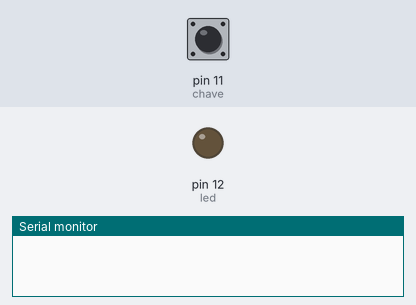
A sketch run on a simulated Arduino Uno, built with avr-gcc and run on an emulated ATmega328P. Parts: output pins drawn as LEDs (lit = HIGH), the last lines printed to the serial monitor. Dashed ring = blinking. The inputs (shaded band) are chosen by the test bench; at power-on: pin 11 (chave) LOW.

Above: at 1.2 s.
1.3 s: pin 11 (chave) driven HIGH
4.3 s: pin 11 (chave) pulsed LOW 2 times (0.12 s each, 0.3 s apart)
6.4 s: pin 11 (chave) driven LOW
At 8.5 s:
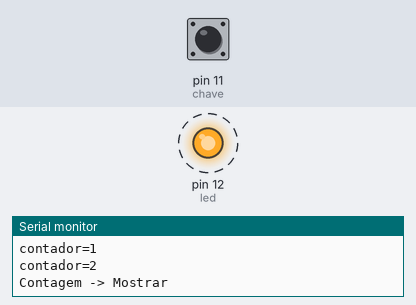
Timing chart, 0 to 15.4 s (numbered marks = the images above; inputs shaded):
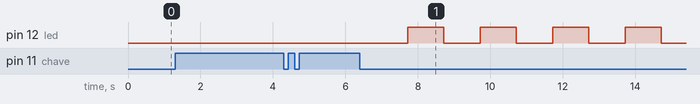

Measured:
- after the input at 6.4 s, pin 12 (led): alternates HIGH for 1.0 s and LOW for 1.0 s, starting after 1.3 s

The sketch:

contador_push_michael.ino
```cpp
#define led 12
#define chave 11

#define ESPERA 0
#define CONTAGEM 1
#define MOSTRAR 2

int contador;
int estado;
int anterior, atual;
unsigned long times,previous;
int checar = 0;

void setup()
{
  pinMode(led,OUTPUT);
  pinMode(chave,INPUT);
  Serial.begin(9600);
  contador = 0;
  estado = ESPERA;
}

void loop ()
{
  switch(estado)
  {
     case ESPERA:
         if ( digitalRead(chave) == HIGH )
         {
                   contador = 1;
                   estado= CONTAGEM;
                   anterior = HIGH;
                   times = previous = millis();
                   Serial.println("Espera -> Contagem");
         }
         break;
     case CONTAGEM:
         if ( digitalRead(chave) == LOW ){
            anterior = LOW;
            delay(5);
         }
         if ( anterior == LOW && digitalRead(chave) == HIGH )
         {
            anterior = HIGH;
            contador++;
            times = previous = millis();
            Serial.print("contador=");
            Serial.println(contador,DEC);
            delay(5);
         }
         times = millis();
         if ( times - previous > 2000 ) {
            estado= MOSTRAR;
            times = previous = millis();
            Serial.println("Contagem -> Mostrar");
         }
         break;
     case MOSTRAR:
         times = previous = millis();
         int i = 0;
         while(i < contador)
         {
            times = millis();
            if(digitalRead(chave) == HIGH)
            {
                Serial.println("Reiniciando contador...");
                estado = CONTAGEM;
                contador = 0;
                checar = 1;
                break;
            }
            if ( times - previous >= 1000 )
            {
                digitalWrite(led,HIGH);
                //Serial.println("liga luizinha...");
            }
            if ( times - previous >= 2000 )
            {
                times = previous = millis();
                digitalWrite(led,LOW);
                //Serial.println("desliga luizinha...");
                i++;
            }
         }
         times = previous = millis();
         while(times - previous < 5000 && checar == 0)
         {
            times = millis();
            if(digitalRead(chave) == HIGH)
            {
                Serial.println("Reiniciando contador...");
                estado = CONTAGEM;
                contador = 0;
                break;
            }
         }
         //Serial.println("Mostrar -> Mostrar");
         break;
 }
}
```
